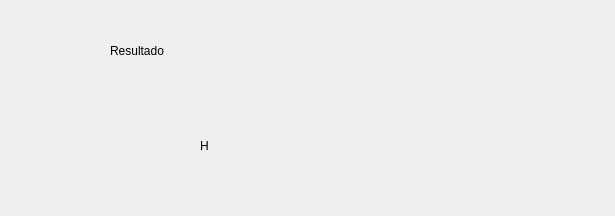
<?xml version="1.0" encoding="UTF-8"?>
<ui version="4.0">
 <class>Dialog</class>
 <widget class="QDialog" name="Dialog">
  <property name="geometry">
   <rect>
    <x>0</x>
    <y>0</y>
    <width>615</width>
    <height>216</height>
   </rect>
  </property>
  <property name="windowTitle">
   <string>Dialog</string>
  </property>
  <widget class="QLabel" name="label">
   <property name="geometry">
    <rect>
     <x>110</x>
     <y>40</y>
     <width>71</width>
     <height>21</height>
    </rect>
   </property>
   <property name="text">
    <string>Resultado</string>
   </property>
  </widget>
  <widget class="QLabel" name="txt_resultado">
   <property name="geometry">
    <rect>
     <x>200</x>
     <y>120</y>
     <width>241</width>
     <height>51</height>
    </rect>
   </property>
   <property name="styleSheet">
    <string notr="true">font: 75 18pt &quot;Agency FB&quot;;</string>
   </property>
   <property name="text">
    <string>H</string>
   </property>
  </widget>
 </widget>
 <resources/>
 <connections/>
</ui>
